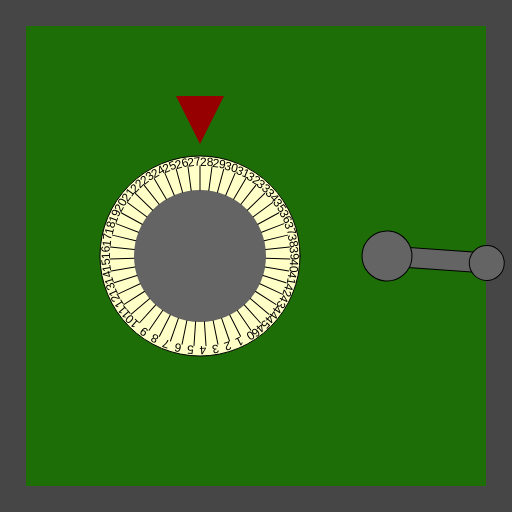
Frame 1 (no input)
Frame 60 (no input): identical to frame 1, image omitted
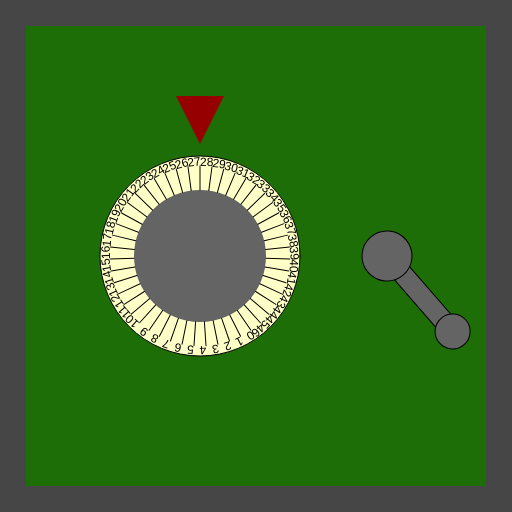
Frame 120 (the mouse pressed at the canvas centre since frame 60)

The p5.js sketch that drew these frames (run headless with seeded random() and noise() and a simulated clock; from frame 60 on, the mouse is pressed at the canvas centre):

// p5.js sketch
// ── sketch.js
/*

Officer: 6174876
CaseNum: 303-0-12273596-6174876

Case 303 - The Case of the Crooked Attorney
Stage 1 - Torvalds' Office

District Attorney Torvalds is well respected in Console City as an upstanding citizen and
enforcer of the law. Of course he’s as crooked as they come. I’ve had enough of having our
hard work at Sleuth and Co undermined by his bribes and back-payments. Let’s take take this
sucker down. I happen to know that Torvalds keeps his incriminating documents spread amongst
several safes in town. I’ll need you to bend the rules a little by breaking into them and
retrieving the incriminating evidence.

The first safe is in Torvald’s office. Crack it by doing the following:

	When any key is pressed:
	- Make Hidden_locker_combination_A equal to 24

	Whilst the mouse is moving:
	- Make Hidden_locker_combination_A equal to 28

	When any key is released:
	- Make Hidden_locker_combination_A equal to 21

	When the mouse button is released:
	- Make Hidden_locker_combination_A equal to 39

	When the mouse button is released:
	- Make Hidden_locker_combination_B equal to 62

	When any key is pressed:
	- Make Hidden_locker_combination_B equal to 9

	Whilst the mouse is moving:
	- Make Hidden_locker_combination_B equal to 86

	When the mouse button is pressed:
	- Make Hidden_locker_combination_B equal to 41



There are many possible ways of investigating this case, but you
should use ONLY the following commands:

	- The assignment operator aka. the equals sign !

*/

//declare the variables

var Hidden_locker_combination_A;
var Hidden_locker_combination_B;


function preload()
{
	//IMAGES WILL BE LOADED HERE

}

function setup()
{
	createCanvas(512,512);

	//initialise the variables
	Hidden_locker_combination_A = 0;
	Hidden_locker_combination_B = 0;

}

///////////////////EVENT HANDLERS///////////////////

//Add your code to these events to open the safe ...

function mouseMoved()
{
	console.log("mouseMoved", mouseX, mouseY);
	Hidden_locker_combination_A = 28;
	Hidden_locker_combination_B = 86;
}

function mouseDragged()
{
	console.log("mouseDragged", mouseX, mouseY);
	Hidden_locker_combination_B = 41;
	Hidden_locker_combination_B = 86;
	Hidden_locker_combination_A  = 28;
}

function mousePressed()
{
	console.log("mousePressed");
	Hidden_locker_combination_B = 41;
}

function mouseReleased()
{
	console.log("mouseReleased");
	Hidden_locker_combination_A = 39;
	Hidden_locker_combination_B = 62;
	
}

function keyPressed()
{
	console.log("keyPressed", key);
	Hidden_locker_combination_A = 24;
	Hidden_locker_combination_B = 9;
	
}

function keyReleased()
{
	console.log("keyReleased", key);
	Hidden_locker_combination_A = 21;
}

///////////////DO NOT CHANGE CODE BELOW THIS POINT///////////////////

function draw()
{


	//Draw the safe door
	background(70);
	noStroke();
	fill(29,110,6);
	rect(26,26,width-52,width-52);

	//Draw the combination dial
	push();
	translate(200,height/2);
	drawDial(200, Hidden_locker_combination_A, 47);
	pop();

	//Draw the lever
	push();
	translate(width - 125,256);
	drawLever(Hidden_locker_combination_B);
	pop();

}

function drawDial(diameter,num,maxNum)
{
	//the combination lock

	var r = diameter * 0.5;
	var p = r * 0.6;

	stroke(0);
	fill(255,255,200);
	ellipse(0,0,diameter,diameter);
	fill(100);
	noStroke();
	ellipse(0,0,diameter*0.66,diameter*0.66);
	fill(150,0,0);
	triangle(
		-p * 0.4,-r-p,
		p * 0.4,-r-p,
		0,-r-p/5
	);

	noStroke();

	push();
	var inc = 360/maxNum;

	rotate(radians(-num * inc));
	for(var i = 0; i < maxNum; i++)
	{
		push();
		rotate(radians(i * inc));
		stroke(0);
		line(0,-r*0.66,0,-(r-10));
		noStroke();
		fill(0);
		text(i,0,-(r-10));
		pop();
	}

	pop();
}

function drawLever(rot)
{
	push();
	rotate(radians(-rot))
	stroke(0);
	fill(100);
	rect(-10,0,20,100);
	ellipse(0,0,50,50);
	ellipse(0,100,35,35);
	pop();
}
